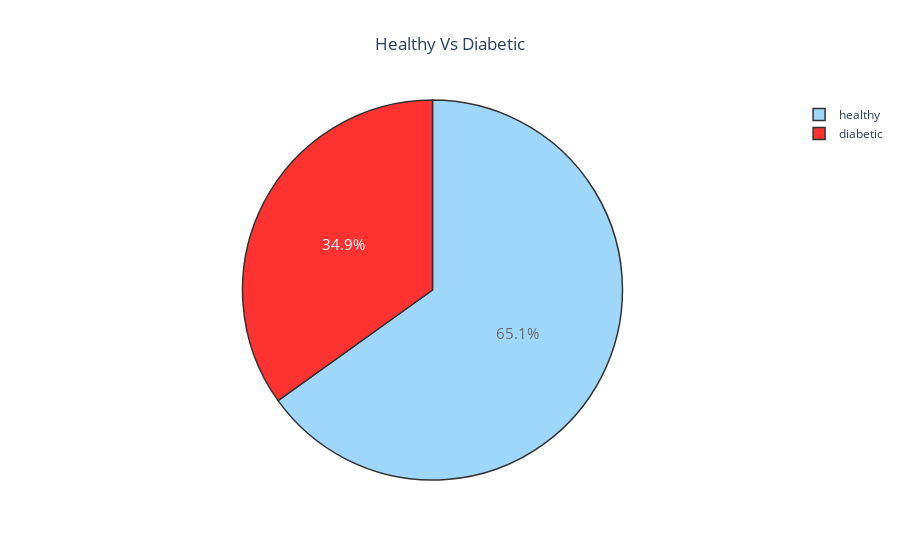

Source (notebook cell):
### Code cell
#Distribution plot usiong plotly
def target_percent():
    trace = go.Pie(labels = ['healthy','diabetic'], values = df['Outcome'].value_counts(), 
                   textfont=dict(size=15), opacity = 0.8,
                   marker=dict(colors=['lightskyblue', 'red'], 
                               line=dict(color='#000000', width=1.5)))

    layout = dict(title ='Healthy Vs Diabetic')

    fig = dict(data = [trace], layout=layout)
    fig['layout'].update(title_text = 'Healthy Vs Diabetic', title_x=0.5 )

    py.iplot(fig)
    
target_percent()

### Figure 1 — Plotly figure (JSON) as saved in the notebook; plotly's stock layout.template omitted (floating-point values rounded to 4 significant figures)
{"data": [{"labels": ["healthy", "diabetic"], "marker": {"colors": ["lightskyblue", "red"], "line": {"color": "#000000", "width": 1.5}}, "opacity": 0.8, "textfont": {"size": 15}, "type": "pie", "values": [500, 268]}], "layout": {"title": {"text": "Healthy Vs Diabetic", "x": 0.5}}}
